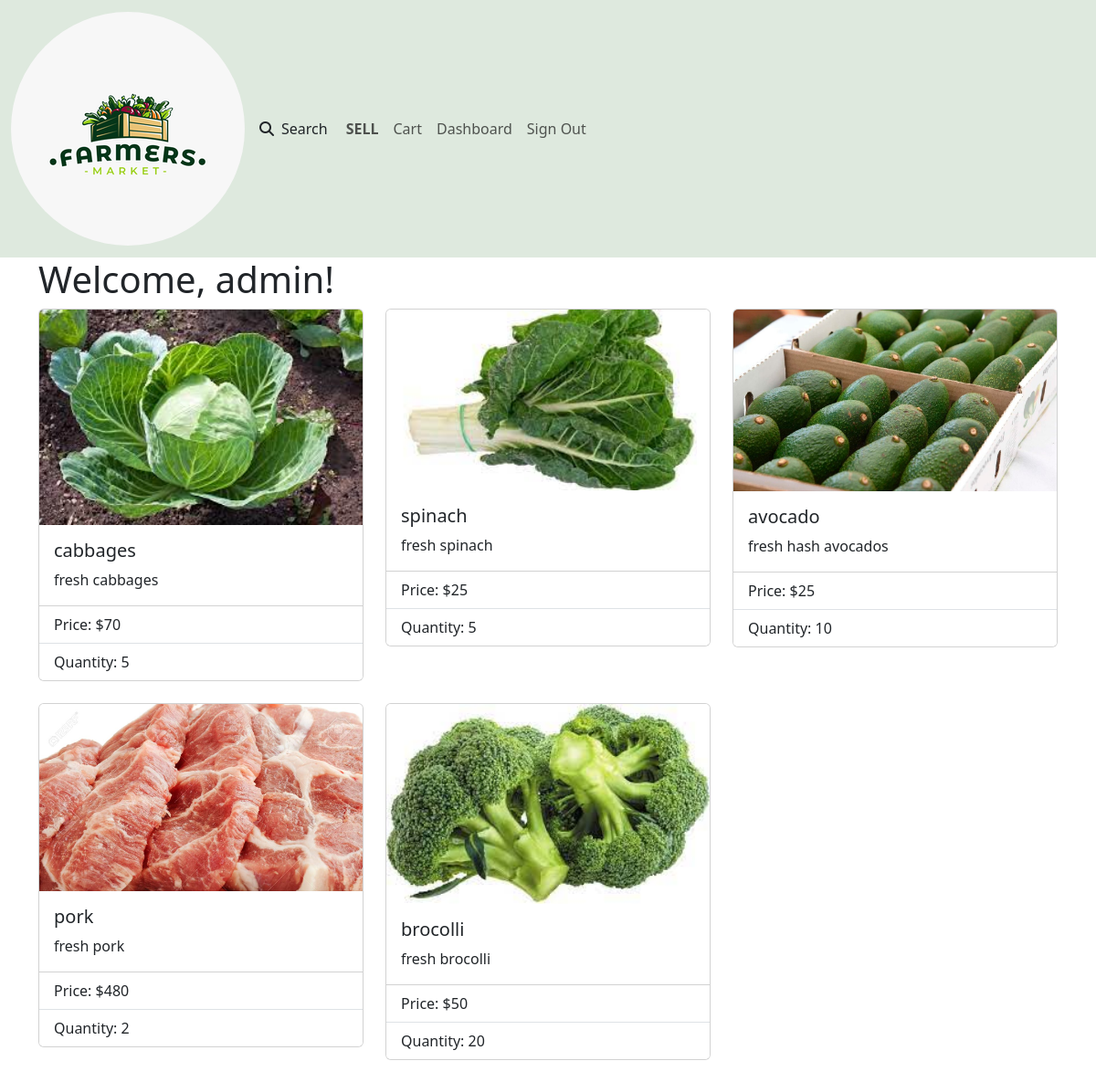
Before: /dashboard/index/ (signed in) with the older database file.
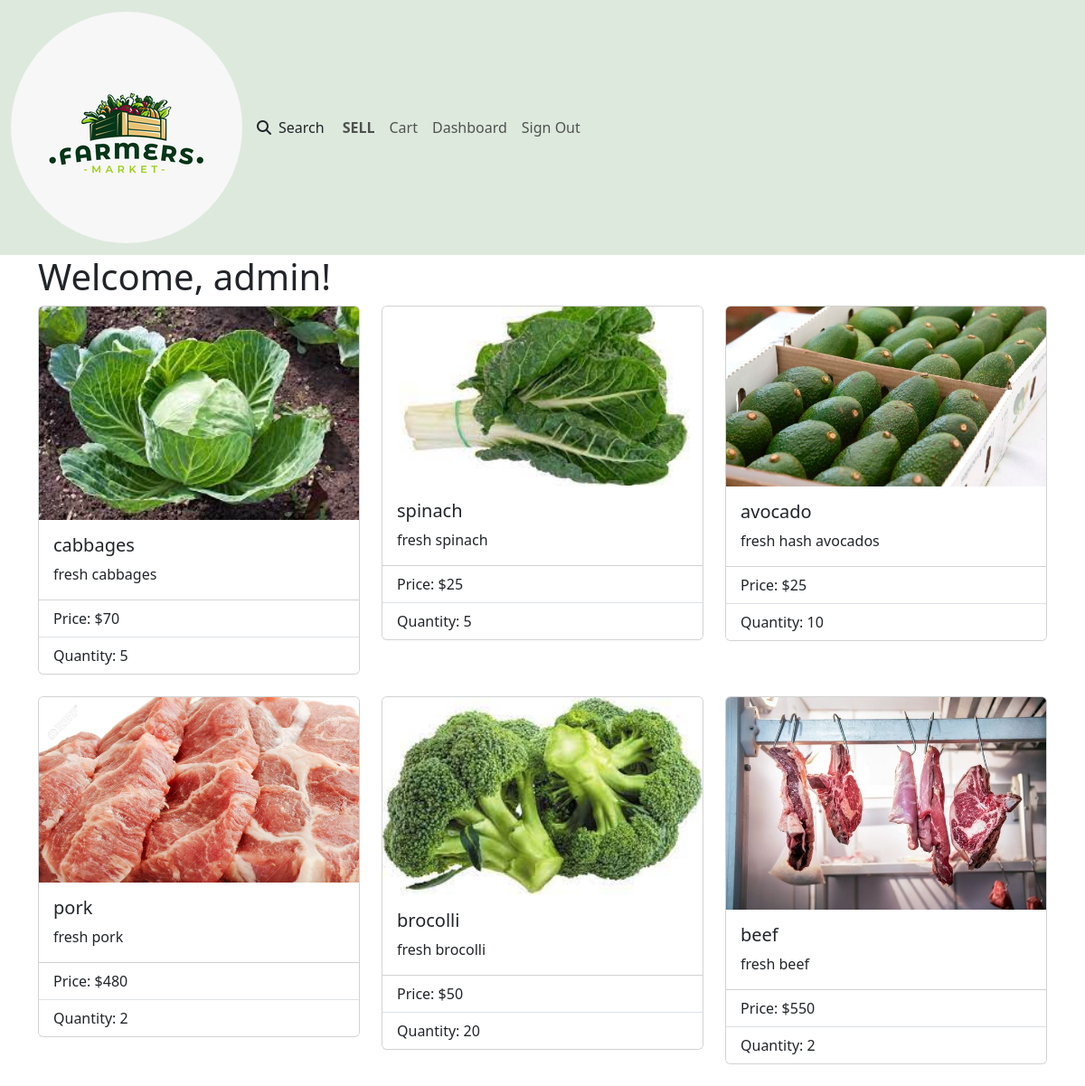
After: the same page with the newer database file.
### product/models.py (models this page shows, shortened)
class Product(models.Model):
    CATEGORIES = (
        ("Vegetables", "Vegetables"),
        ("Fruits", "Fruits"),
        ("Meat & Poultry", "Meat & Poultry")
    )
    owner = models.ForeignKey(User, on_delete=models.CASCADE)
    name = models.CharField(max_length=30)
    category = models.CharField(max_length=25, default="Select a category", choices=CATEGORIES)
    quantity = models.IntegerField(default=5)
    description = models.CharField(max_length=200)
    image = models.ImageField(upload_to="products")
    price = models.IntegerField()
    location = models.CharField(max_length=50)
    unit_price = models.DecimalField(max_digits=10, decimal_places=2, blank=True, null=True)

### dashboard/views.py (the view)
# urls.py: path('index/', views.index, name='index')
def index(request):
    products = Product.objects.filter(owner=request.user)
    return render(request, 'dashboard/index.html', {'products': products})

### dashboard/templates/dashboard/index.html
{% extends 'Account/base.html' %}
{% block content %}
<div class="container">
    <h1>Welcome, {{ request.user.username }}!</h1>
    <div class="row">
        {% for product in products %}
            <div class="col-md-4">
                <a class="text-decoration-none" href="{% url 'product:product_details' product.id %}">
                <div class="card mb-4">
                    <img src="{{ product.image.url }}" class="card-img-top" alt="{{ product.name }}">
                    <div class="card-body">
                        <h5 class="card-title">{{ product.name }}</h5>
                        <p class="card-text">{{ product.description }}</p>
                    </div>
                    <ul class="list-group list-group-flush">
                        <li class="list-group-item">Price: ${{ product.price }}</li>
                        <li class="list-group-item">Quantity: {{ product.quantity }}</li>
                    </ul>
                </div>
                </a>
            </div>
        {% endfor %}
    </div>
</div>
{% endblock %}

Changed rows visible on the page:
added Product: image (picture), name "beef", description "fresh beef", price "550", quantity "2"
